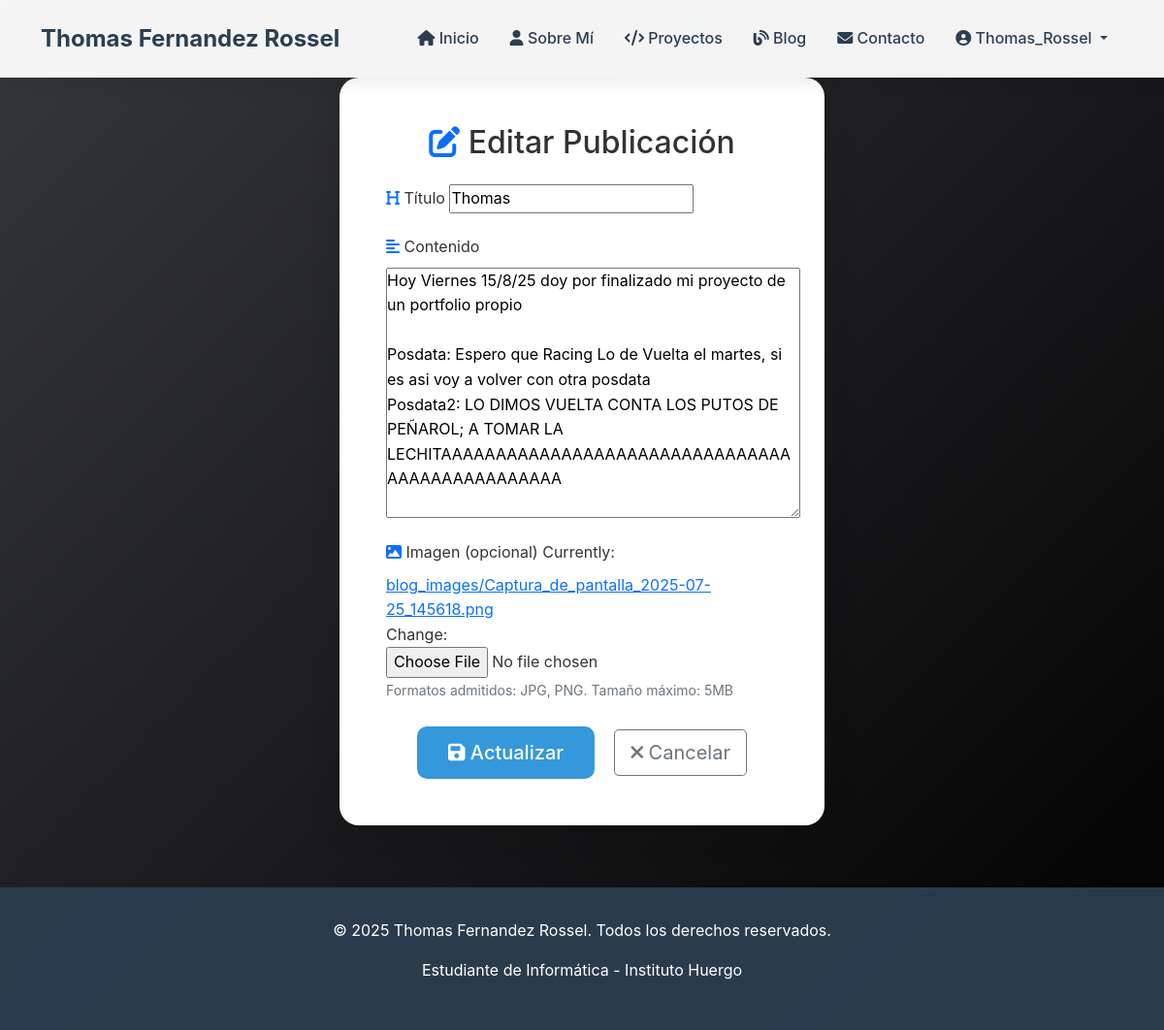
The app's page /blog/post/7/update/ (signed in) with its own data.
### blog/models.py (models this page shows, shortened)
class Post(models.Model):
    title = models.CharField(max_length=200)
    content = models.TextField()
    date_posted = models.DateTimeField(default=timezone.now)
    author = models.ForeignKey(User, on_delete=models.CASCADE)
    image = models.ImageField(default='default.jpg', upload_to='blog_images')

### blog/views.py (the view, shortened to what this page needs)
# urls.py: path('post/<int:pk>/update/', PostUpdateView.as_view(), name='post-update'),
class PostUpdateView(LoginRequiredMixin, UserPassesTestMixin, UpdateView):
    model = Post
    fields = ['title', 'content', 'image']
    template_name = 'blog/post_form.html'
    def test_func(self):
        post = self.get_object()
        if self.request.user == post.author:
            return True
        return False

### blog/templates/blog/post_form.html (shortened to what this page needs)
{% extends 'portfolio/base.html' %}
{% load crispy_forms_tags %}
{% block content %}
<div class="container">
    <div class="row">
        <div class="col-lg-8 offset-lg-2">
            <div class="form-container fade-in">
                <div class="text-center mb-4">
                    <h2>
                        <i class="fas fa-{% if form.instance.pk %}edit{% else %}plus{% endif %} text-primary"></i>
                        {% if form.instance.pk %}Editar Publicación{% else %}Nueva Publicación{% endif %}
                    </h2>
                </div>
                <form method="POST" enctype="multipart/form-data">
                    <fieldset class="form-group">
                        <div class="mb-3">
                            <label for="{{ form.title.id_for_label }}" class="form-label">
                                <i class="fas fa-heading text-primary"></i> Título
                            </label>
                            {{ form.title }}
                        </div>
                        <div class="mb-3">
                            <label for="{{ form.content.id_for_label }}" class="form-label">
                                <i class="fas fa-align-left text-primary"></i> Contenido
                            </label>
                            {{ form.content }}
                        </div>
                        <div class="mb-4">
                            <label for="{{ form.image.id_for_label }}" class="form-label">
                                <i class="fas fa-image text-primary"></i> Imagen (opcional)
                            </label>
                            {{ form.image }}
                            <small class="form-text text-muted">
                                Formatos admitidos: JPG, PNG. Tamaño máximo: 5MB
                            </small>
                        </div>
                    </fieldset>
                    <div class="form-group text-center">
                        <button class="btn btn-primary btn-lg me-3" type="submit">
                            <i class="fas fa-save"></i>
                            {% if form.instance.pk %}Actualizar{% else %}Publicar{% endif %}
                        </button>
                        <a href="{% url 'blog-home' %}" class="btn btn-outline-secondary btn-lg">
                            <i class="fas fa-times"></i> Cancelar
                        </a>
                    </div>
                </form>
            </div>
        </div>
    </div>
</div>
{% endblock %}

### portfolio/templates/portfolio/base.html (shortened to what this page needs)
<!DOCTYPE html>
<html lang="es">
<head>
    <link href="https://cdn.jsdelivr.net/npm/bootstrap@5.1.3/dist/css/bootstrap.min.css" rel="stylesheet">
    <link rel="stylesheet" href="https://cdnjs.cloudflare.com/ajax/libs/font-awesome/6.0.0/css/all.min.css">
</head>
<body>
    <nav class="navbar navbar-expand-lg fixed-top">
        <div class="container">
            <a class="navbar-brand" href="{% url 'portfolio-home' %}">
                Thomas Fernandez Rossel
            </a>
            <div class="collapse navbar-collapse" id="navbarNav">
                <ul class="navbar-nav ms-auto">
                    <li class="nav-item">
                        <a class="nav-link" href="{% url 'portfolio-home' %}">
                            <i class="fas fa-home"></i> Inicio
                        </a>
                    </li>
                    <li class="nav-item">
                        <a class="nav-link" href="{% url 'portfolio-about' %}">
                            <i class="fas fa-user"></i> Sobre Mí
                        </a>
                    </li>
                    <li class="nav-item">
                        <a class="nav-link" href="{% url 'portfolio-projects' %}">
                            <i class="fas fa-code"></i> Proyectos
                        </a>
                    </li>
                    <li class="nav-item">
                        <a class="nav-link" href="{% url 'blog-home' %}">
                            <i class="fas fa-blog"></i> Blog
                        </a>
                    </li>
                    <li class="nav-item">
                        <a class="nav-link" href="{% url 'portfolio-contact' %}">
                            <i class="fas fa-envelope"></i> Contacto
                        </a>
                    </li>
                    {% if user.is_authenticated %}
                        <li class="nav-item dropdown">
                            <a class="nav-link dropdown-toggle" href="#" id="navbarDropdown" role="button" data-bs-toggle="dropdown">
                                <i class="fas fa-user-circle"></i> {{ user.username }}
                            </a>
                        </li>
                    {% else %}
                        <li class="nav-item">
                            <a class="nav-link" href="{% url 'blog-login' %}">
                                <i class="fas fa-sign-in-alt"></i> Iniciar Sesión
                            </a>
                        </li>
                    {% endif %}
                </ul>
            </div>
        </div>
    </nav>
    <main class="main-container" style="margin-top: 80px;">
        {% block content %}{% endblock %}
    </main>
    <footer class="footer">
        <div class="container">
            <p>&copy; 2025 Thomas Fernandez Rossel. Todos los derechos reservados.</p>
            <p>Estudiante de Informática - Instituto Huergo</p>
        </div>
    </footer>
</body>
</html>

### portfolio/templates/portfolio/base.html (style rules this page uses)
:root { --primary-color: #2c3e50; --secondary-color: #3498db; --accent-color: #e74c3c; --bg-gradient: linear-gradient(135deg, #36373b 0%, #000000 100%); --card-shadow: 0 8px 32px rgba(0, 0, 0, 0.1); }
* { margin: 0; padding: 0; box-sizing: border-box; }
body { font-family: 'Inter', -apple-system, BlinkMacSystemFont, sans-serif; line-height: 1.6; color: #333; background: var(--bg-gradient); min-height: 100vh; }
.navbar { background: rgba(255, 255, 255, 0.95); backdrop-filter: blur(10px); box-shadow: 0 2px 20px rgba(0, 0, 0, 0.1); padding: 1rem 0; }
.navbar-brand { font-weight: 700; font-size: 1.5rem; color: var(--primary-color) !important; text-decoration: none; }
.nav-link { color: var(--primary-color) !important; font-weight: 500; margin: 0 0.5rem; transition: all 0.3s ease; position: relative; }
.main-container { margin: 2rem 0; }
.form-container { background: white; padding: 3rem; border-radius: 20px; box-shadow: var(--card-shadow); max-width: 500px; margin: 0 auto; }
.btn-primary { background: var(--secondary-color); border: none; border-radius: 10px; padding: 0.75rem 2rem; font-weight: 500; transition: all 0.3s ease; }
.footer { background: rgba(44, 62, 80, 0.95); color: white; text-align: center; padding: 2rem 0; margin-top: 4rem; }
.fade-in { animation: fadeIn 0.8s ease-in; }

### records on screen
Post: title "Thomas", content "Hoy Viernes 15/8/25 doy por finalizado mi proyecto de un portfolio propio Posdata: Espero que Racing Lo de Vuelta el martes, si es asi voy a volver con otra posdata Posdata2: LO DIMOS VUELTA CONTA LOS PUTOS DE PEÑAROL; A TOMAR LA LECHITAAAAAAAAAAAAAAAAAAAAAAAAAAAAAAAAAAAAAAAAAAAAAAAA"

### other values on screen
{{ user.username }} "Thomas_Rossel"
